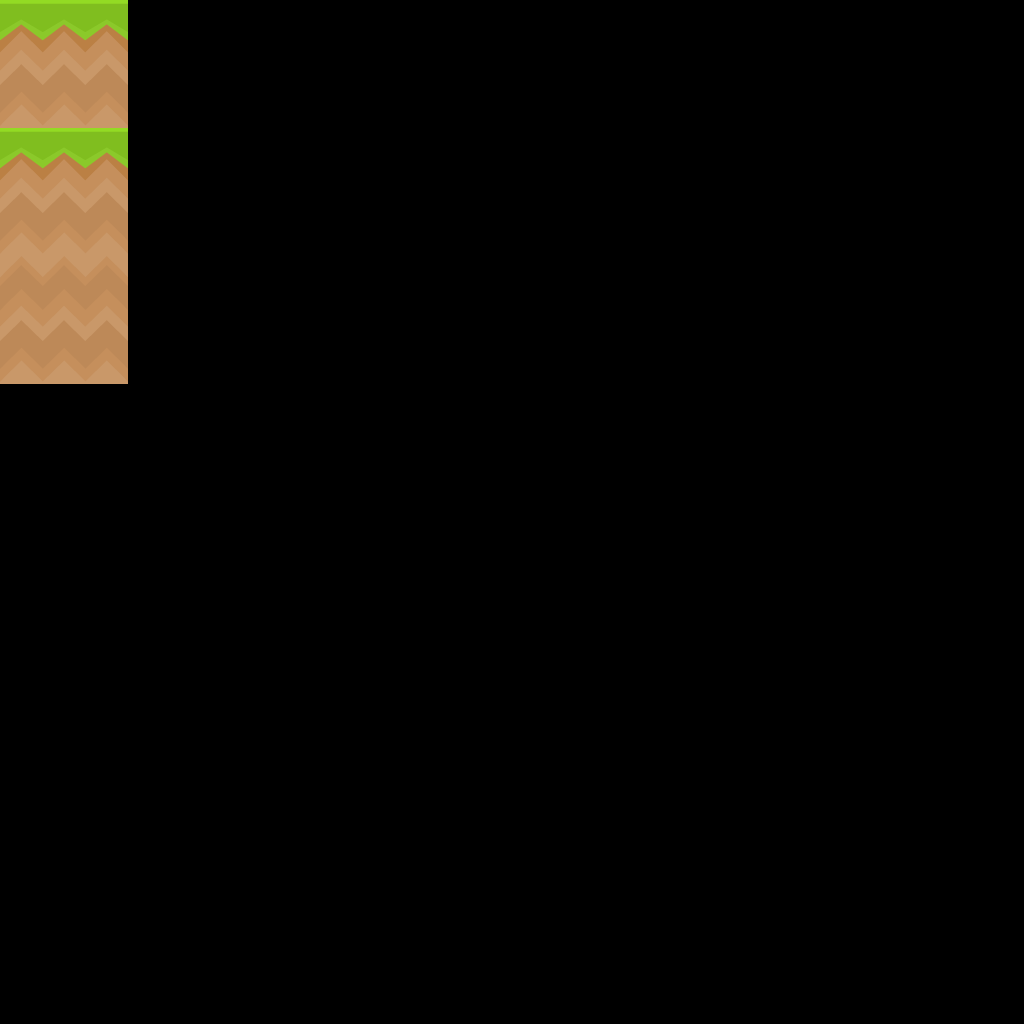

A 2D game scene composited from a Tiled map and its tileset images. What follows is a short description and the map's XML, with every tile layer's data as written:
An orthogonal 8x8 tile map with 128x128 px tiles, 5 tile layers (regions, input_Ground, output_Ground, inputNot_Ground, ...).

<map version="1.0" orientation="orthogonal" renderorder="right-down" width="8" height="8" tilewidth="128" tileheight="128" nextobjectid="1">
 <tileset firstgid="1" name="Ground" tilewidth="128" tileheight="128" tilecount="128" columns="8">
  <image source="Assets/Platformer Redux/spritesheet_ground.png" width="1024" height="2048" />
 </tileset>
 <layer name="regions" width="8" height="8">
  <data encoding="csv">
2,0,0,0,0,0,0,0,
2,0,0,0,0,0,0,0,
2,0,0,0,0,0,0,0,
0,0,0,0,0,0,0,0,
0,0,0,0,0,0,0,0,
0,0,0,0,0,0,0,0,
0,0,0,0,0,0,0,0,
0,0,0,0,0,0,0,0
</data>
 </layer>
 <layer name="input_Ground" width="8" height="8">
  <data encoding="csv">
0,0,0,0,0,0,0,0,
2,0,0,0,0,0,0,0,
2,0,0,0,0,0,0,0,
0,0,0,0,0,0,0,0,
0,0,0,0,0,0,0,0,
0,0,0,0,0,0,0,0,
0,0,0,0,0,0,0,0,
0,0,0,0,0,0,0,0
</data>
 </layer>
 <layer name="output_Ground" width="8" height="8">
  <data encoding="csv">
0,0,0,0,0,0,0,0,
9,0,0,0,0,0,0,0,
0,0,0,0,0,0,0,0,
0,0,0,0,0,0,0,0,
0,0,0,0,0,0,0,0,
0,0,0,0,0,0,0,0,
0,0,0,0,0,0,0,0,
0,0,0,0,0,0,0,0
</data>
 </layer>
 <layer name="inputNot_Ground" width="8" height="8">
  <data encoding="csv">
2,0,0,0,0,0,0,0,
0,0,0,0,0,0,0,0,
0,0,0,0,0,0,0,0,
0,0,0,0,0,0,0,0,
0,0,0,0,0,0,0,0,
0,0,0,0,0,0,0,0,
0,0,0,0,0,0,0,0,
0,0,0,0,0,0,0,0
</data>
 </layer>
 <layer name="inputNot_Ground" width="8" height="8">
  <data encoding="csv">
9,0,0,0,0,0,0,0,
0,0,0,0,0,0,0,0,
0,0,0,0,0,0,0,0,
0,0,0,0,0,0,0,0,
0,0,0,0,0,0,0,0,
0,0,0,0,0,0,0,0,
0,0,0,0,0,0,0,0,
0,0,0,0,0,0,0,0
</data>
 </layer>
</map>
